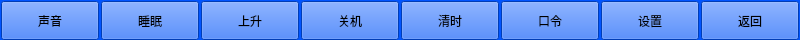
<?xml version="1.0" encoding="UTF-8"?>
<ui version="4.0">
 <class>seconlevel_f6</class>
 <widget class="QWidget" name="seconlevel_f6">
  <property name="geometry">
   <rect>
    <x>0</x>
    <y>0</y>
    <width>800</width>
    <height>40</height>
   </rect>
  </property>
  <property name="palette">
   <palette>
    <active>
     <colorrole role="WindowText">
      <brush brushstyle="SolidPattern">
       <color alpha="255">
        <red>0</red>
        <green>0</green>
        <blue>0</blue>
       </color>
      </brush>
     </colorrole>
     <colorrole role="Button">
      <brush brushstyle="SolidPattern">
       <color alpha="255">
        <red>0</red>
        <green>85</green>
        <blue>255</blue>
       </color>
      </brush>
     </colorrole>
     <colorrole role="Light">
      <brush brushstyle="SolidPattern">
       <color alpha="255">
        <red>127</red>
        <green>170</green>
        <blue>255</blue>
       </color>
      </brush>
     </colorrole>
     <colorrole role="Midlight">
      <brush brushstyle="SolidPattern">
       <color alpha="255">
        <red>63</red>
        <green>127</green>
        <blue>255</blue>
       </color>
      </brush>
     </colorrole>
     <colorrole role="Dark">
      <brush brushstyle="SolidPattern">
       <color alpha="255">
        <red>0</red>
        <green>42</green>
        <blue>127</blue>
       </color>
      </brush>
     </colorrole>
     <colorrole role="Mid">
      <brush brushstyle="SolidPattern">
       <color alpha="255">
        <red>0</red>
        <green>56</green>
        <blue>170</blue>
       </color>
      </brush>
     </colorrole>
     <colorrole role="Text">
      <brush brushstyle="SolidPattern">
       <color alpha="255">
        <red>0</red>
        <green>0</green>
        <blue>0</blue>
       </color>
      </brush>
     </colorrole>
     <colorrole role="BrightText">
      <brush brushstyle="SolidPattern">
       <color alpha="255">
        <red>255</red>
        <green>255</green>
        <blue>255</blue>
       </color>
      </brush>
     </colorrole>
     <colorrole role="ButtonText">
      <brush brushstyle="SolidPattern">
       <color alpha="255">
        <red>0</red>
        <green>0</green>
        <blue>0</blue>
       </color>
      </brush>
     </colorrole>
     <colorrole role="Base">
      <brush brushstyle="SolidPattern">
       <color alpha="255">
        <red>255</red>
        <green>255</green>
        <blue>255</blue>
       </color>
      </brush>
     </colorrole>
     <colorrole role="Window">
      <brush brushstyle="SolidPattern">
       <color alpha="255">
        <red>0</red>
        <green>85</green>
        <blue>255</blue>
       </color>
      </brush>
     </colorrole>
     <colorrole role="Shadow">
      <brush brushstyle="SolidPattern">
       <color alpha="255">
        <red>0</red>
        <green>0</green>
        <blue>0</blue>
       </color>
      </brush>
     </colorrole>
     <colorrole role="AlternateBase">
      <brush brushstyle="SolidPattern">
       <color alpha="255">
        <red>127</red>
        <green>170</green>
        <blue>255</blue>
       </color>
      </brush>
     </colorrole>
     <colorrole role="ToolTipBase">
      <brush brushstyle="SolidPattern">
       <color alpha="255">
        <red>255</red>
        <green>255</green>
        <blue>220</blue>
       </color>
      </brush>
     </colorrole>
     <colorrole role="ToolTipText">
      <brush brushstyle="SolidPattern">
       <color alpha="255">
        <red>0</red>
        <green>0</green>
        <blue>0</blue>
       </color>
      </brush>
     </colorrole>
    </active>
    <inactive>
     <colorrole role="WindowText">
      <brush brushstyle="SolidPattern">
       <color alpha="255">
        <red>0</red>
        <green>0</green>
        <blue>0</blue>
       </color>
      </brush>
     </colorrole>
     <colorrole role="Button">
      <brush brushstyle="SolidPattern">
       <color alpha="255">
        <red>0</red>
        <green>85</green>
        <blue>255</blue>
       </color>
      </brush>
     </colorrole>
     <colorrole role="Light">
      <brush brushstyle="SolidPattern">
       <color alpha="255">
        <red>127</red>
        <green>170</green>
        <blue>255</blue>
       </color>
      </brush>
     </colorrole>
     <colorrole role="Midlight">
      <brush brushstyle="SolidPattern">
       <color alpha="255">
        <red>63</red>
        <green>127</green>
        <blue>255</blue>
       </color>
      </brush>
     </colorrole>
     <colorrole role="Dark">
      <brush brushstyle="SolidPattern">
       <color alpha="255">
        <red>0</red>
        <green>42</green>
        <blue>127</blue>
       </color>
      </brush>
     </colorrole>
     <colorrole role="Mid">
      <brush brushstyle="SolidPattern">
       <color alpha="255">
        <red>0</red>
        <green>56</green>
        <blue>170</blue>
       </color>
      </brush>
     </colorrole>
     <colorrole role="Text">
      <brush brushstyle="SolidPattern">
       <color alpha="255">
        <red>0</red>
        <green>0</green>
        <blue>0</blue>
       </color>
      </brush>
     </colorrole>
     <colorrole role="BrightText">
      <brush brushstyle="SolidPattern">
       <color alpha="255">
        <red>255</red>
        <green>255</green>
        <blue>255</blue>
       </color>
      </brush>
     </colorrole>
     <colorrole role="ButtonText">
      <brush brushstyle="SolidPattern">
       <color alpha="255">
        <red>0</red>
        <green>0</green>
        <blue>0</blue>
       </color>
      </brush>
     </colorrole>
     <colorrole role="Base">
      <brush brushstyle="SolidPattern">
       <color alpha="255">
        <red>255</red>
        <green>255</green>
        <blue>255</blue>
       </color>
      </brush>
     </colorrole>
     <colorrole role="Window">
      <brush brushstyle="SolidPattern">
       <color alpha="255">
        <red>0</red>
        <green>85</green>
        <blue>255</blue>
       </color>
      </brush>
     </colorrole>
     <colorrole role="Shadow">
      <brush brushstyle="SolidPattern">
       <color alpha="255">
        <red>0</red>
        <green>0</green>
        <blue>0</blue>
       </color>
      </brush>
     </colorrole>
     <colorrole role="AlternateBase">
      <brush brushstyle="SolidPattern">
       <color alpha="255">
        <red>127</red>
        <green>170</green>
        <blue>255</blue>
       </color>
      </brush>
     </colorrole>
     <colorrole role="ToolTipBase">
      <brush brushstyle="SolidPattern">
       <color alpha="255">
        <red>255</red>
        <green>255</green>
        <blue>220</blue>
       </color>
      </brush>
     </colorrole>
     <colorrole role="ToolTipText">
      <brush brushstyle="SolidPattern">
       <color alpha="255">
        <red>0</red>
        <green>0</green>
        <blue>0</blue>
       </color>
      </brush>
     </colorrole>
    </inactive>
    <disabled>
     <colorrole role="WindowText">
      <brush brushstyle="SolidPattern">
       <color alpha="255">
        <red>0</red>
        <green>42</green>
        <blue>127</blue>
       </color>
      </brush>
     </colorrole>
     <colorrole role="Button">
      <brush brushstyle="SolidPattern">
       <color alpha="255">
        <red>0</red>
        <green>85</green>
        <blue>255</blue>
       </color>
      </brush>
     </colorrole>
     <colorrole role="Light">
      <brush brushstyle="SolidPattern">
       <color alpha="255">
        <red>127</red>
        <green>170</green>
        <blue>255</blue>
       </color>
      </brush>
     </colorrole>
     <colorrole role="Midlight">
      <brush brushstyle="SolidPattern">
       <color alpha="255">
        <red>63</red>
        <green>127</green>
        <blue>255</blue>
       </color>
      </brush>
     </colorrole>
     <colorrole role="Dark">
      <brush brushstyle="SolidPattern">
       <color alpha="255">
        <red>0</red>
        <green>42</green>
        <blue>127</blue>
       </color>
      </brush>
     </colorrole>
     <colorrole role="Mid">
      <brush brushstyle="SolidPattern">
       <color alpha="255">
        <red>0</red>
        <green>56</green>
        <blue>170</blue>
       </color>
      </brush>
     </colorrole>
     <colorrole role="Text">
      <brush brushstyle="SolidPattern">
       <color alpha="255">
        <red>0</red>
        <green>42</green>
        <blue>127</blue>
       </color>
      </brush>
     </colorrole>
     <colorrole role="BrightText">
      <brush brushstyle="SolidPattern">
       <color alpha="255">
        <red>255</red>
        <green>255</green>
        <blue>255</blue>
       </color>
      </brush>
     </colorrole>
     <colorrole role="ButtonText">
      <brush brushstyle="SolidPattern">
       <color alpha="255">
        <red>0</red>
        <green>42</green>
        <blue>127</blue>
       </color>
      </brush>
     </colorrole>
     <colorrole role="Base">
      <brush brushstyle="SolidPattern">
       <color alpha="255">
        <red>0</red>
        <green>85</green>
        <blue>255</blue>
       </color>
      </brush>
     </colorrole>
     <colorrole role="Window">
      <brush brushstyle="SolidPattern">
       <color alpha="255">
        <red>0</red>
        <green>85</green>
        <blue>255</blue>
       </color>
      </brush>
     </colorrole>
     <colorrole role="Shadow">
      <brush brushstyle="SolidPattern">
       <color alpha="255">
        <red>0</red>
        <green>0</green>
        <blue>0</blue>
       </color>
      </brush>
     </colorrole>
     <colorrole role="AlternateBase">
      <brush brushstyle="SolidPattern">
       <color alpha="255">
        <red>0</red>
        <green>85</green>
        <blue>255</blue>
       </color>
      </brush>
     </colorrole>
     <colorrole role="ToolTipBase">
      <brush brushstyle="SolidPattern">
       <color alpha="255">
        <red>255</red>
        <green>255</green>
        <blue>220</blue>
       </color>
      </brush>
     </colorrole>
     <colorrole role="ToolTipText">
      <brush brushstyle="SolidPattern">
       <color alpha="255">
        <red>0</red>
        <green>0</green>
        <blue>0</blue>
       </color>
      </brush>
     </colorrole>
    </disabled>
   </palette>
  </property>
  <property name="windowTitle">
   <string>Form</string>
  </property>
  <property name="autoFillBackground">
   <bool>true</bool>
  </property>
  <widget class="QWidget" name="horizontalLayoutWidget">
   <property name="geometry">
    <rect>
     <x>-1</x>
     <y>0</y>
     <width>805</width>
     <height>41</height>
    </rect>
   </property>
   <layout class="QHBoxLayout" name="horizontalLayout">
    <property name="spacing">
     <number>2</number>
    </property>
    <property name="leftMargin">
     <number>2</number>
    </property>
    <property name="topMargin">
     <number>1</number>
    </property>
    <property name="rightMargin">
     <number>3</number>
    </property>
    <property name="bottomMargin">
     <number>1</number>
    </property>
    <item>
     <widget class="QPushButton" name="pushButton_F1">
      <property name="sizePolicy">
       <sizepolicy hsizetype="Preferred" vsizetype="Preferred">
        <horstretch>0</horstretch>
        <verstretch>0</verstretch>
       </sizepolicy>
      </property>
      <property name="minimumSize">
       <size>
        <width>98</width>
        <height>0</height>
       </size>
      </property>
      <property name="focusPolicy">
       <enum>Qt::NoFocus</enum>
      </property>
      <property name="text">
       <string>声音</string>
      </property>
     </widget>
    </item>
    <item>
     <widget class="QPushButton" name="pushButton_F2">
      <property name="sizePolicy">
       <sizepolicy hsizetype="Preferred" vsizetype="Preferred">
        <horstretch>0</horstretch>
        <verstretch>0</verstretch>
       </sizepolicy>
      </property>
      <property name="minimumSize">
       <size>
        <width>98</width>
        <height>0</height>
       </size>
      </property>
      <property name="focusPolicy">
       <enum>Qt::NoFocus</enum>
      </property>
      <property name="text">
       <string>睡眠</string>
      </property>
     </widget>
    </item>
    <item>
     <widget class="QPushButton" name="pushButton_F3">
      <property name="sizePolicy">
       <sizepolicy hsizetype="Preferred" vsizetype="Preferred">
        <horstretch>0</horstretch>
        <verstretch>0</verstretch>
       </sizepolicy>
      </property>
      <property name="minimumSize">
       <size>
        <width>98</width>
        <height>0</height>
       </size>
      </property>
      <property name="focusPolicy">
       <enum>Qt::NoFocus</enum>
      </property>
      <property name="text">
       <string>上升</string>
      </property>
     </widget>
    </item>
    <item>
     <widget class="QPushButton" name="pushButton_F4">
      <property name="sizePolicy">
       <sizepolicy hsizetype="Preferred" vsizetype="Preferred">
        <horstretch>0</horstretch>
        <verstretch>0</verstretch>
       </sizepolicy>
      </property>
      <property name="minimumSize">
       <size>
        <width>98</width>
        <height>0</height>
       </size>
      </property>
      <property name="focusPolicy">
       <enum>Qt::NoFocus</enum>
      </property>
      <property name="text">
       <string>关机</string>
      </property>
     </widget>
    </item>
    <item>
     <widget class="QPushButton" name="pushButton_F5">
      <property name="sizePolicy">
       <sizepolicy hsizetype="Preferred" vsizetype="Preferred">
        <horstretch>0</horstretch>
        <verstretch>0</verstretch>
       </sizepolicy>
      </property>
      <property name="minimumSize">
       <size>
        <width>98</width>
        <height>0</height>
       </size>
      </property>
      <property name="focusPolicy">
       <enum>Qt::NoFocus</enum>
      </property>
      <property name="text">
       <string>清时</string>
      </property>
     </widget>
    </item>
    <item>
     <widget class="QPushButton" name="pushButton_F6">
      <property name="sizePolicy">
       <sizepolicy hsizetype="Preferred" vsizetype="Preferred">
        <horstretch>0</horstretch>
        <verstretch>0</verstretch>
       </sizepolicy>
      </property>
      <property name="minimumSize">
       <size>
        <width>98</width>
        <height>0</height>
       </size>
      </property>
      <property name="focusPolicy">
       <enum>Qt::NoFocus</enum>
      </property>
      <property name="text">
       <string>口令</string>
      </property>
     </widget>
    </item>
    <item>
     <widget class="QPushButton" name="pushButton_F7">
      <property name="sizePolicy">
       <sizepolicy hsizetype="Preferred" vsizetype="Preferred">
        <horstretch>0</horstretch>
        <verstretch>0</verstretch>
       </sizepolicy>
      </property>
      <property name="minimumSize">
       <size>
        <width>98</width>
        <height>0</height>
       </size>
      </property>
      <property name="focusPolicy">
       <enum>Qt::NoFocus</enum>
      </property>
      <property name="text">
       <string>设置</string>
      </property>
     </widget>
    </item>
    <item>
     <widget class="QPushButton" name="pushButton_F8">
      <property name="sizePolicy">
       <sizepolicy hsizetype="Preferred" vsizetype="Preferred">
        <horstretch>0</horstretch>
        <verstretch>0</verstretch>
       </sizepolicy>
      </property>
      <property name="minimumSize">
       <size>
        <width>98</width>
        <height>0</height>
       </size>
      </property>
      <property name="focusPolicy">
       <enum>Qt::NoFocus</enum>
      </property>
      <property name="text">
       <string>返回</string>
      </property>
     </widget>
    </item>
    <item>
     <spacer name="horizontalSpacer">
      <property name="orientation">
       <enum>Qt::Horizontal</enum>
      </property>
      <property name="sizeHint" stdset="0">
       <size>
        <width>40</width>
        <height>20</height>
       </size>
      </property>
     </spacer>
    </item>
   </layout>
  </widget>
 </widget>
 <resources/>
 <connections/>
</ui>
